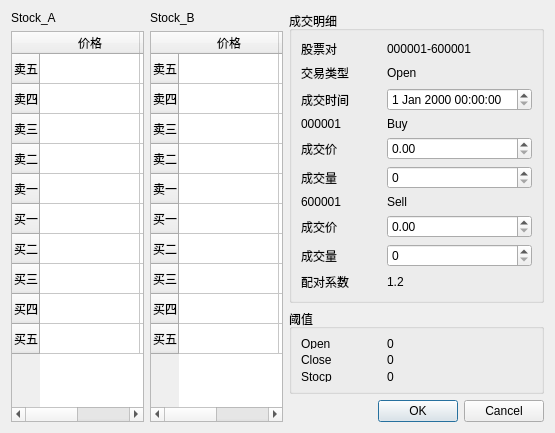
<?xml version="1.0" encoding="UTF-8"?>
<ui version="4.0">
 <class>Dialog</class>
 <widget class="QDialog" name="Dialog">
  <property name="geometry">
   <rect>
    <x>0</x>
    <y>0</y>
    <width>555</width>
    <height>385</height>
   </rect>
  </property>
  <property name="windowTitle">
   <string>Dialog</string>
  </property>
  <layout class="QHBoxLayout" name="horizontalLayout_3">
   <item>
    <layout class="QVBoxLayout" name="verticalLayout_2">
     <item>
      <widget class="QLabel" name="stock_A_List_label">
       <property name="text">
        <string>Stock_A</string>
       </property>
      </widget>
     </item>
     <item>
      <widget class="QTableWidget" name="stock_A_tableWidget">
       <row>
        <property name="text">
         <string>卖五</string>
        </property>
       </row>
       <row>
        <property name="text">
         <string>卖四</string>
        </property>
       </row>
       <row>
        <property name="text">
         <string>卖三</string>
        </property>
       </row>
       <row>
        <property name="text">
         <string>卖二</string>
        </property>
       </row>
       <row>
        <property name="text">
         <string>卖一</string>
        </property>
       </row>
       <row>
        <property name="text">
         <string>买一</string>
        </property>
       </row>
       <row>
        <property name="text">
         <string>买二</string>
        </property>
       </row>
       <row>
        <property name="text">
         <string>买三</string>
        </property>
       </row>
       <row>
        <property name="text">
         <string>买四</string>
        </property>
       </row>
       <row>
        <property name="text">
         <string>买五</string>
        </property>
       </row>
       <column>
        <property name="text">
         <string>价格</string>
        </property>
       </column>
       <column>
        <property name="text">
         <string>量</string>
        </property>
       </column>
      </widget>
     </item>
    </layout>
   </item>
   <item>
    <layout class="QVBoxLayout" name="verticalLayout_3">
     <item>
      <widget class="QLabel" name="stock_B_List_label">
       <property name="text">
        <string>Stock_B</string>
       </property>
      </widget>
     </item>
     <item>
      <widget class="QTableWidget" name="stock_B_tableWidget">
       <row>
        <property name="text">
         <string>卖五</string>
        </property>
       </row>
       <row>
        <property name="text">
         <string>卖四</string>
        </property>
       </row>
       <row>
        <property name="text">
         <string>卖三</string>
        </property>
       </row>
       <row>
        <property name="text">
         <string>卖二</string>
        </property>
       </row>
       <row>
        <property name="text">
         <string>卖一</string>
        </property>
       </row>
       <row>
        <property name="text">
         <string>买一</string>
        </property>
       </row>
       <row>
        <property name="text">
         <string>买二</string>
        </property>
       </row>
       <row>
        <property name="text">
         <string>买三</string>
        </property>
       </row>
       <row>
        <property name="text">
         <string>买四</string>
        </property>
       </row>
       <row>
        <property name="text">
         <string>买五</string>
        </property>
       </row>
       <column>
        <property name="text">
         <string>价格</string>
        </property>
       </column>
       <column>
        <property name="text">
         <string>量</string>
        </property>
       </column>
      </widget>
     </item>
    </layout>
   </item>
   <item>
    <layout class="QVBoxLayout" name="verticalLayout">
     <item>
      <widget class="QGroupBox" name="groupBox">
       <property name="title">
        <string>成交明细</string>
       </property>
       <layout class="QHBoxLayout" name="horizontalLayout">
        <item>
         <layout class="QFormLayout" name="formLayout">
          <property name="fieldGrowthPolicy">
           <enum>QFormLayout::AllNonFixedFieldsGrow</enum>
          </property>
          <item row="0" column="0">
           <widget class="QLabel" name="label">
            <property name="text">
             <string>股票对</string>
            </property>
           </widget>
          </item>
          <item row="0" column="1">
           <widget class="QLabel" name="pairKey_label">
            <property name="text">
             <string>000001-600001</string>
            </property>
           </widget>
          </item>
          <item row="3" column="0">
           <widget class="QLabel" name="stock_A_label">
            <property name="text">
             <string>000001</string>
            </property>
           </widget>
          </item>
          <item row="3" column="1">
           <widget class="QLabel" name="stock_A_Direction_label">
            <property name="text">
             <string>Buy</string>
            </property>
           </widget>
          </item>
          <item row="4" column="0">
           <widget class="QLabel" name="label_5">
            <property name="text">
             <string>成交价</string>
            </property>
           </widget>
          </item>
          <item row="4" column="1">
           <widget class="QDoubleSpinBox" name="stock_A_Price_doubleSpinBox"/>
          </item>
          <item row="5" column="0">
           <widget class="QLabel" name="label_6">
            <property name="text">
             <string>成交量</string>
            </property>
           </widget>
          </item>
          <item row="2" column="0">
           <widget class="QLabel" name="label_7">
            <property name="minimumSize">
             <size>
              <width>80</width>
              <height>0</height>
             </size>
            </property>
            <property name="text">
             <string>成交时间</string>
            </property>
           </widget>
          </item>
          <item row="2" column="1">
           <widget class="QDateTimeEdit" name="dealTime_dateTimeEdit"/>
          </item>
          <item row="5" column="1">
           <widget class="QSpinBox" name="stock_A_Vol_spinBox"/>
          </item>
          <item row="6" column="0">
           <widget class="QLabel" name="stock_B_label">
            <property name="text">
             <string>600001</string>
            </property>
           </widget>
          </item>
          <item row="6" column="1">
           <widget class="QLabel" name="stock_B_Direction_label">
            <property name="text">
             <string>Sell</string>
            </property>
           </widget>
          </item>
          <item row="7" column="0">
           <widget class="QLabel" name="label_10">
            <property name="text">
             <string>成交价</string>
            </property>
           </widget>
          </item>
          <item row="7" column="1">
           <widget class="QDoubleSpinBox" name="stock_B_Price_doubleSpinBox"/>
          </item>
          <item row="8" column="0">
           <widget class="QLabel" name="label_11">
            <property name="text">
             <string>成交量</string>
            </property>
           </widget>
          </item>
          <item row="8" column="1">
           <widget class="QSpinBox" name="stock_B_Vol_spinBox"/>
          </item>
          <item row="9" column="0">
           <widget class="QLabel" name="label_12">
            <property name="text">
             <string>配对系数</string>
            </property>
           </widget>
          </item>
          <item row="9" column="1">
           <widget class="QLabel" name="pair_Value_label">
            <property name="text">
             <string>1.2</string>
            </property>
           </widget>
          </item>
          <item row="1" column="0">
           <widget class="QLabel" name="label_2">
            <property name="text">
             <string>交易类型</string>
            </property>
           </widget>
          </item>
          <item row="1" column="1">
           <widget class="QLabel" name="trade_Type_label">
            <property name="text">
             <string>Open</string>
            </property>
           </widget>
          </item>
         </layout>
        </item>
       </layout>
      </widget>
     </item>
     <item>
      <widget class="QGroupBox" name="groupBox_2">
       <property name="maximumSize">
        <size>
         <width>16777215</width>
         <height>85</height>
        </size>
       </property>
       <property name="title">
        <string>阈值</string>
       </property>
       <layout class="QHBoxLayout" name="horizontalLayout_2">
        <item>
         <layout class="QFormLayout" name="formLayout_2">
          <item row="0" column="0">
           <widget class="QLabel" name="label_3">
            <property name="minimumSize">
             <size>
              <width>80</width>
              <height>0</height>
             </size>
            </property>
            <property name="text">
             <string>Open</string>
            </property>
           </widget>
          </item>
          <item row="0" column="1">
           <widget class="QLabel" name="open_label">
            <property name="text">
             <string>0</string>
            </property>
           </widget>
          </item>
          <item row="1" column="0">
           <widget class="QLabel" name="label_8">
            <property name="text">
             <string>Close</string>
            </property>
           </widget>
          </item>
          <item row="1" column="1">
           <widget class="QLabel" name="close_label">
            <property name="text">
             <string>0</string>
            </property>
           </widget>
          </item>
          <item row="2" column="0">
           <widget class="QLabel" name="label_13">
            <property name="text">
             <string>Stocp</string>
            </property>
           </widget>
          </item>
          <item row="2" column="1">
           <widget class="QLabel" name="stop_label">
            <property name="text">
             <string>0</string>
            </property>
           </widget>
          </item>
         </layout>
        </item>
       </layout>
      </widget>
     </item>
     <item>
      <widget class="QDialogButtonBox" name="buttonBox">
       <property name="orientation">
        <enum>Qt::Horizontal</enum>
       </property>
       <property name="standardButtons">
        <set>QDialogButtonBox::Cancel|QDialogButtonBox::Ok</set>
       </property>
      </widget>
     </item>
    </layout>
   </item>
  </layout>
 </widget>
 <resources/>
 <connections>
  <connection>
   <sender>buttonBox</sender>
   <signal>accepted()</signal>
   <receiver>Dialog</receiver>
   <slot>accept()</slot>
   <hints>
    <hint type="sourcelabel">
     <x>248</x>
     <y>254</y>
    </hint>
    <hint type="destinationlabel">
     <x>157</x>
     <y>274</y>
    </hint>
   </hints>
  </connection>
  <connection>
   <sender>buttonBox</sender>
   <signal>rejected()</signal>
   <receiver>Dialog</receiver>
   <slot>reject()</slot>
   <hints>
    <hint type="sourcelabel">
     <x>316</x>
     <y>260</y>
    </hint>
    <hint type="destinationlabel">
     <x>286</x>
     <y>274</y>
    </hint>
   </hints>
  </connection>
 </connections>
</ui>
